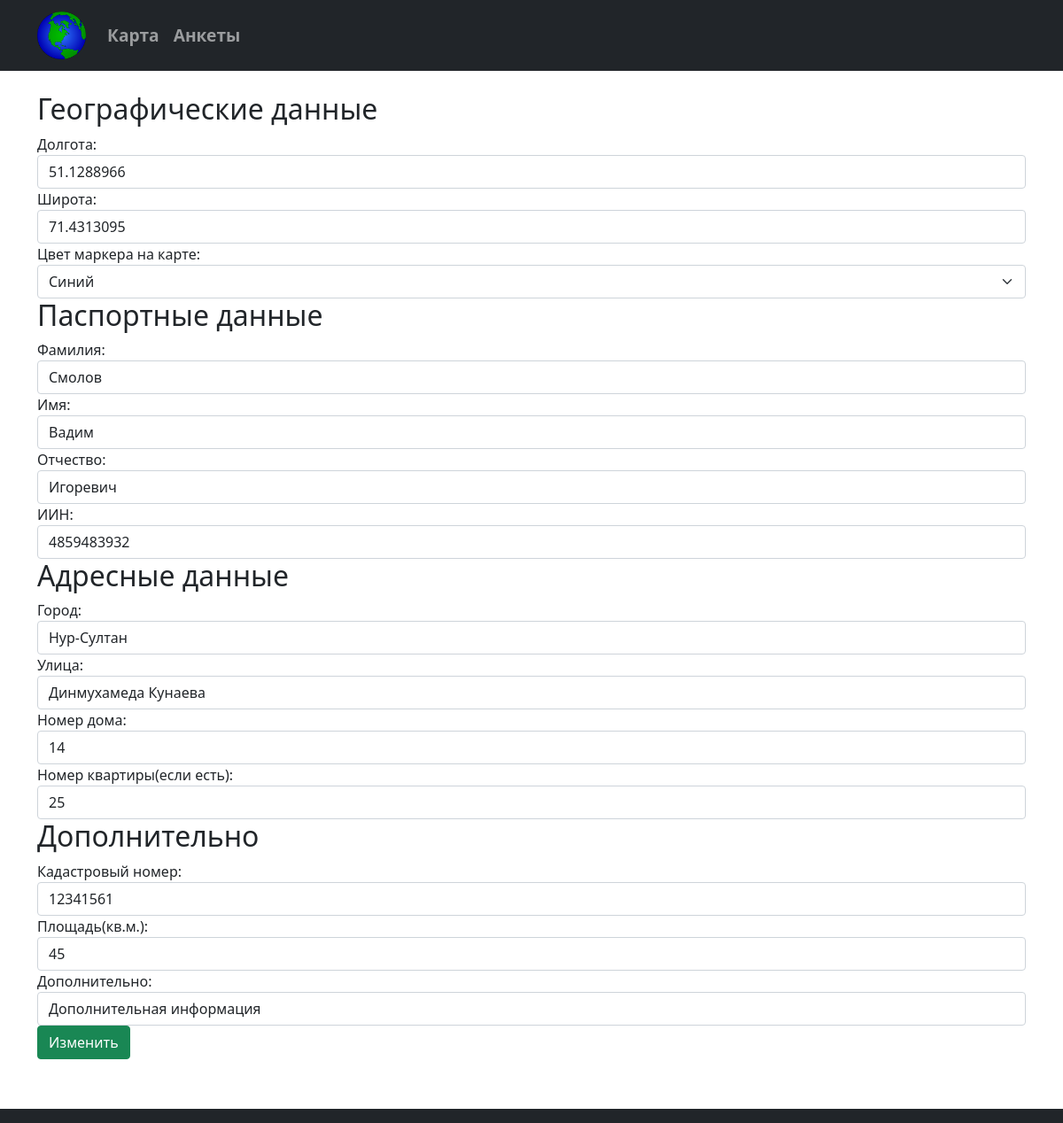
/table/update/5, run on the app's committed database.
### tables this page shows
CREATE TABLE subjects(
	id INTEGER PRIMARY KEY AUTOINCREMENT,
	first_name TEXT NOT NULL,
	last_name TEXT NOT NULL,
	patronymic TEXT,
	iin TEXT NOT NULL,
	city TEXT NOT NULL,
	street TEXT NOT NULL,
	home_number TEXT NOT NULL,
	apartment_number TEXT,
	cadastral_number TEXT,
	area_size TEXT,
	notes TEXT,
	longitude REAL NOT NULL,
	latitude REAL NOT NULL,
	mark_color TEXT NOT NULL
);

### main.py (the view, shortened to what this page needs)
@app.route("/table/update/<id>", methods=["GET", "POST"])
def update_subject(id):
    db = get_db()
    cursor = db.cursor()
    cursor.execute(f"SELECT * FROM subjects WHERE id = {id}")
    subject = cursor.fetchone()
    return render_template("update_subject.html", title="Изменить анкету", subject=subject)

### main.py (called while the page is built)
def connect_db():
    conn = sqlite3.connect(app.config['DATABASE'])
    return conn

def get_db():
    if not hasattr(g, 'link_db'):
        g.link_db = connect_db()
    return g.link_db

### templates/update_subject.html (shortened to what this page needs)
{% extends "base.html" %}
{% block body %}
<div class="container">
	<form method="POST" action="">
		<h2>Географические данные</h2>
		<div class="form-group">
			<label for="last_name">Долгота:</label>
			<input type="text" class="form-control" name="longitude" placeholder="Долгота" value="{{ subject[-3] }}" required>
		</div>
		<div class="form-group">
			<label for="first_name">Широта:</label>
			<input type="text" class="form-control" name="latitude" placeholder="Широта" value="{{ subject[-2] }}" required>
		</div>
		<div class="form-group">
			<label for="first_name">Цвет маркера на карте:</label>
			<select class="form-select" name="mark_color">
			  <option value="blue">Синий</option>
			</select>
		</div>
		<h2>Паспортные данные</h2>
		<div class="form-group">
			<label for="last_name">Фамилия:</label>
			<input type="text" class="form-control" name="last_name" placeholder="Фамилия" value="{{ subject[2] }}" required>
		</div>
		<div class="form-group">
			<label for="first_name">Имя:</label>
			<input type="text" class="form-control" name="first_name" placeholder="Имя" value="{{ subject[1] }}" required>
		</div>
		<div class="form_group">
			<label for="patronymic">Отчество:</label>
			<input type="text" class="form-control" name="patronymic" placeholder="Отчество" value="{{ subject[3] }}">
		</div>
		<div class="form-group">
			<label for="first_name">ИИН:</label>
			<input type="text" class="form-control" name="iin" placeholder="ИИН" value="{{ subject[4] }}" required>
		</div>
		<h2>Адресные данные</h2>
		<div class="form-group">
			<label for="city">Город:</label>
			<input type="text" class="form-control" name="city" placeholder="Город" value="{{ subject[5] }}" required>
		</div>
		<div class="form-group">
			<label for="street">Улица:</label>
			<input type="text" class="form-control" name="street" placeholder="Улица" value="{{ subject[6] }}" required>
		</div>
		<div class="form-group">
			<label for="home_number">Номер дома:</label>
			<input type="text" class="form-control" name="home_number" placeholder="Номер дома" value="{{ subject[7] }}"required>
		</div>
		<div class="form-group">
			<label for="apartment_number">Номер квартиры(если есть):</label>
			<input type="text" class="form-control" name="apartment_number" placeholder="Номер квартиры" value="{{ subject[8] }}">
		</div>
		<h2>Дополнительно</h2>
		<div class="form-group">
			<label for="cadastral_number">Кадастровый номер:</label>
			<input type="text" class="form-control" name="cadastral_number" placeholder="Кадастровый номер" value="{{ subject[9] }}">
		</div>
		<div class="form-group">
			<label for="area_size">Площадь(кв.м.):</label>
			<input type="text" class="form-control" name="area_size" placeholder="Площадь" value="{{ subject[10] }}">
		</div>
		<div class="form-group">
			<label for="notes">Дополнительно:</label>
			<input type="text" class="form-control" name="notes" placeholder="Дополнительно" value="{{ subject[11] }}">
		</div>
		<button type="submit" class="btn btn-success">Изменить</button>
	</form>
	<br>
	<br>
	<br>
</div>
{% endblock %}

### data on the page
subjects: longitude "51.1288966", latitude "71.4313095", last_name "Смолов", first_name "Вадим", patronymic "Игоревич", iin "4859483932", city "Нур-Султан", street "Динмухамеда Кунаева", home_number "14", apartment_number "25", cadastral_number "12341561", area_size "45", notes "Дополнительная информация"
